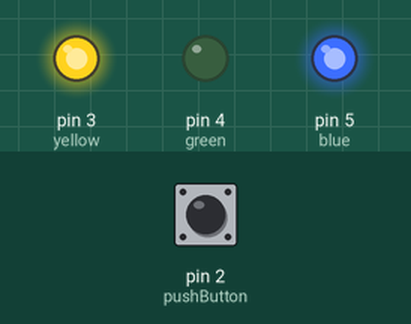
Recording of a sketch running on a simulated Arduino Uno, built with avr-gcc and run on an emulated ATmega328P. Parts: output pins drawn as LEDs (lit = HIGH). The test bench sets the inputs (shaded band); at power-on: pin 2 (pushButton) HIGH. What the sketch prints to the serial monitor is not drawn.

Above: at 1.2 s.
1.3 s: pin 2 (pushButton) pulled LOW for 0.15 s
At 1.37 s:
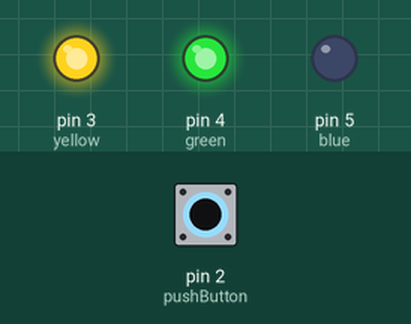
2.9 s: pin 2 (pushButton) pulled LOW for 3.2 s
At 6.5 s:
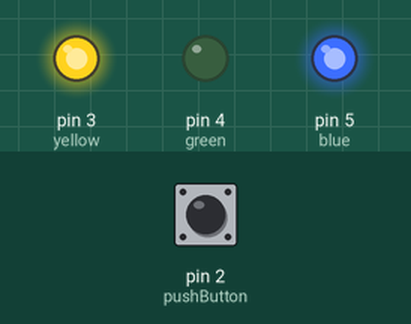
Timing chart, 0 to 8.0 s (numbered marks = the images above; inputs shaded):
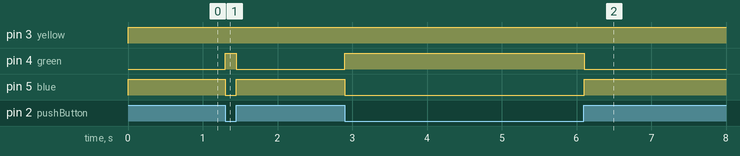

Measured:
- after the input at 1.3 s, pin 4 (green): LOW → HIGH at once, → LOW 0.15 s later; pin 5 (blue): HIGH → LOW at once, → HIGH 0.15 s later
- after the input at 2.9 s, pin 4 (green): LOW → HIGH at once, → LOW 3.2 s later; pin 5 (blue): HIGH → LOW at once, → HIGH 3.2 s later

The sketch:

led_controllor.ino
```cpp
/*create by Aven at April 17th for make design interact,
you can find more about this class on makedesigninteract.wordpress.com*/

int pushButton = 2;
int buttonState = 0;
int yellow = 3;
int green = 4;
int blue = 5;

void setup() {
  // initialize serial communication at 9600 bits per second:
  Serial.begin(9600);

  // make the pushbutton's pin an input:
  pinMode(pushButton, INPUT);
  //make the yellow,green,blue,(3,4,5) pin as output:
  pinMode(yellow, OUTPUT);
  pinMode(green, OUTPUT);
  pinMode(blue, OUTPUT);
}


void loop() {
  // read the input pin:
  buttonState = digitalRead(pushButton);
  // print out the state of the button:
  if (buttonState == 0) {
    digitalWrite(yellow, HIGH); //yellow on
    digitalWrite(green, HIGH); //green on
    digitalWrite(blue, LOW);//blue off
  } else {
    digitalWrite(yellow, HIGH);//yellow on
    digitalWrite(green, LOW);//green low
    digitalWrite(blue, HIGH);//blue on

  }
  Serial.println(buttonState);
  delay(1);        // delay in between reads for stability
}
```
